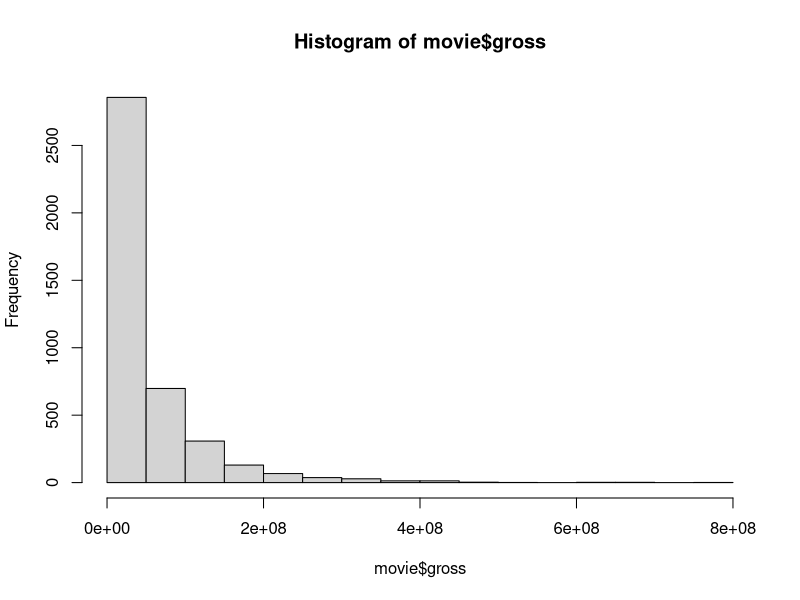
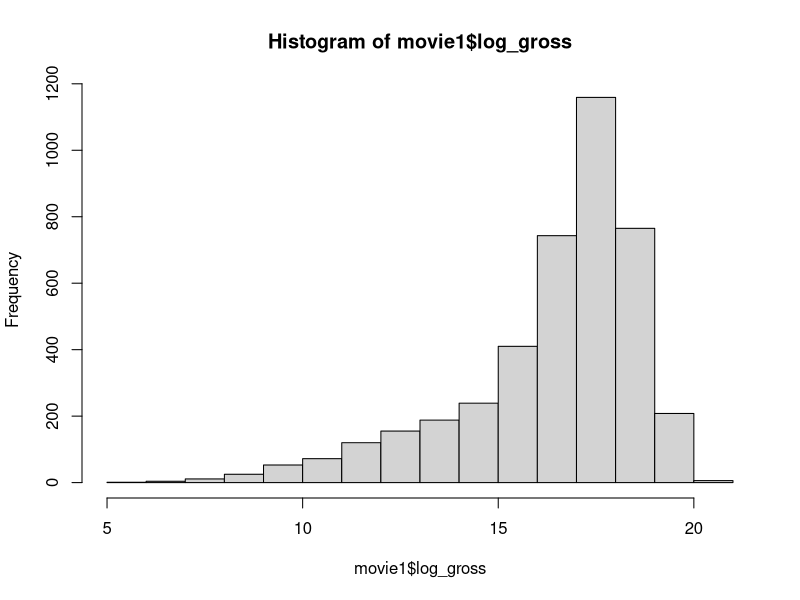
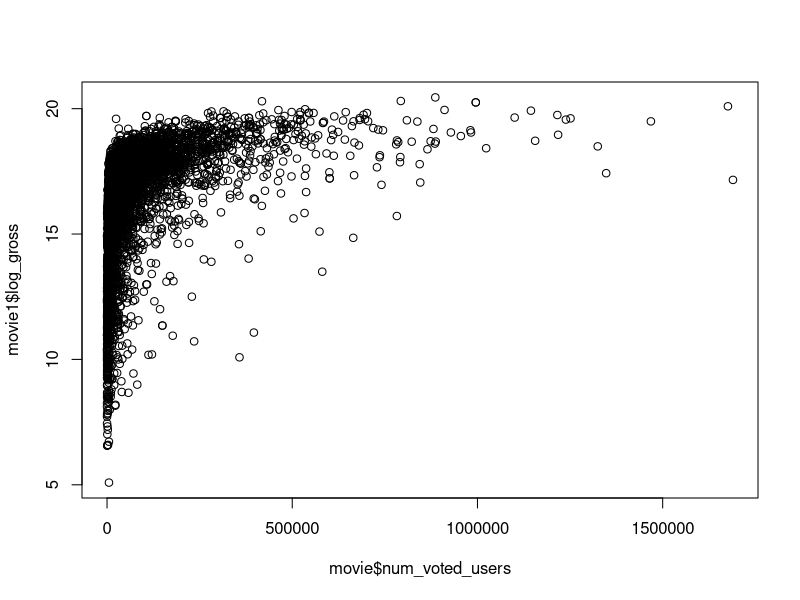
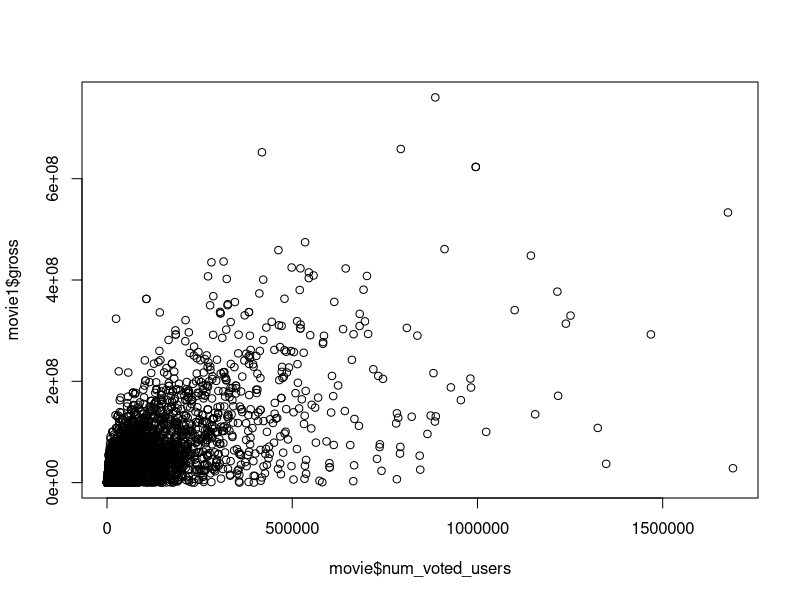
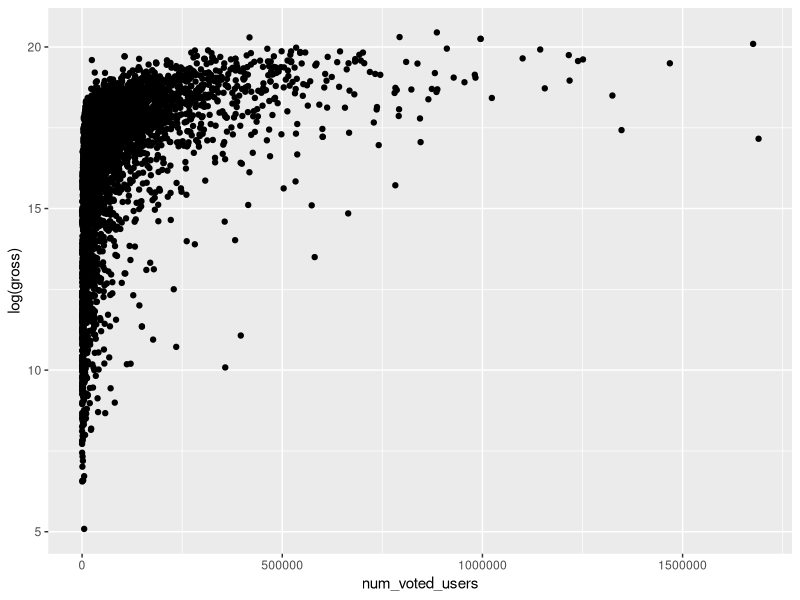
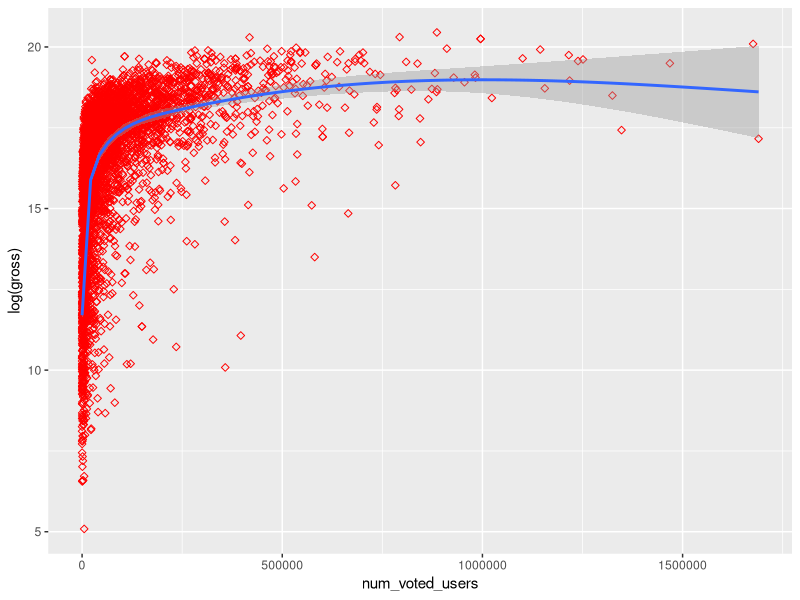
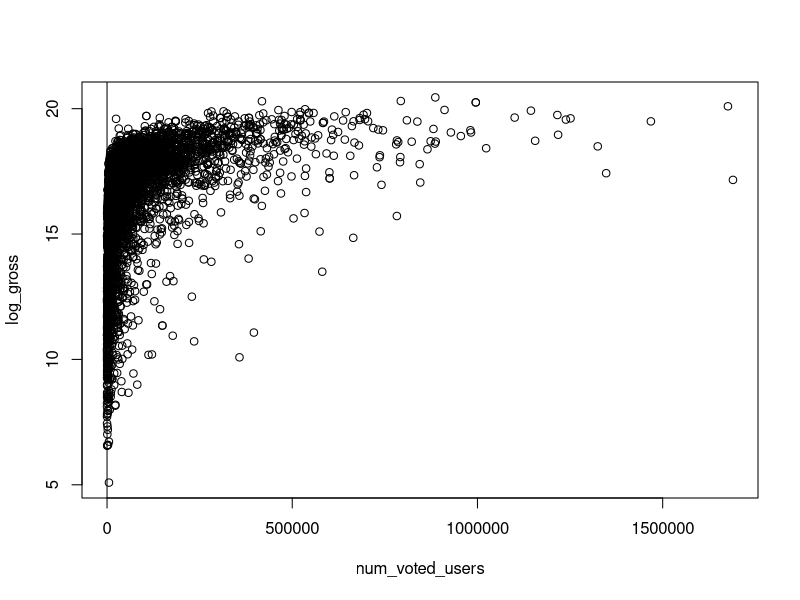

Source code (R) for these figures, in order:
library(tidyverse)
movie <- read.csv("movie.csv")

#1.
#Histogram of gross
hist(movie$gross)

movie1 <- mutate(movie, log_gross = log(gross))
dim(movie1)
#Histogram of log of gross
hist(movie1$log_gross)

plot(movie$num_voted_users, movie1$log_gross)
plot(movie$num_voted_users, movie1$gross)

ggplot(movie) +
  geom_point(aes(num_voted_users, log(gross)))

ggplot(movie, aes(num_voted_users, log(gross)))+
  geom_point(shape =5, color = "red")+
  geom_smooth()

m1 <- lm(num_voted_users ~ log(gross), movie1)
with(movie1, plot(num_voted_users, log_gross))
abline(m1)



summary(m1)
install.packages("tm")
library(tm)
genres<- (sapply(movie$genres,gsub,pattern="\\|",replacement=" "))
genre.sparse.mat <- DocumentTermMatrix(Corpus(VectorSource(genres)))
genre.sparse.mat<- as.matrix(genre.sparse.mat)
genres

mat.score<- genre.sparse.mat*movie$imdb_score
apply(ifelse(mat.score==0, NA, mat.score), 2, median, na.rm=TRUE)
